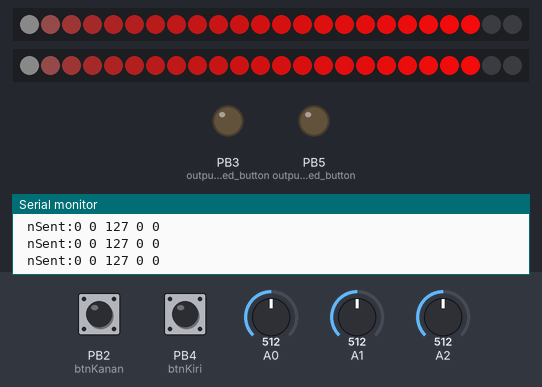
The sketch below on a simulated ATtiny85, built with avr-gcc and run on an emulated ATtiny85. On the bench: 2 × 24 RGB LEDs in strip order, left to right, output pins drawn as LEDs (lit = HIGH), the last lines printed to the serial monitor. The test bench sets the inputs (shaded band); at power-on: PB2 (btnKanan) LOW, A0 = 512, A1 = 512, PB4 (btnKiri) LOW, A2 = 512. No radio packets arrive unless stated.

Above: at 1.76 s.
1.8 s: PB2 (btnKanan) pulled HIGH for 0.15 s
At 1.99 s:
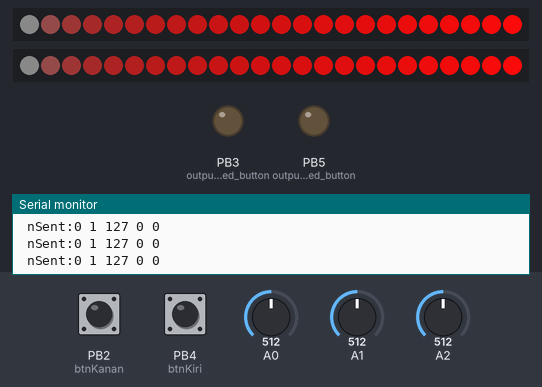
2.5 s: A0 set to 716
At 3.54 s:
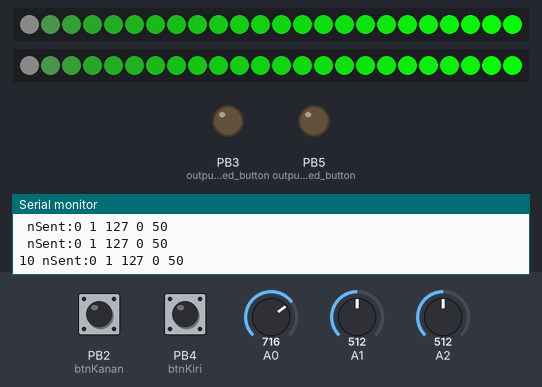
5.2 s: A1 set to 0
At 5.26 s:
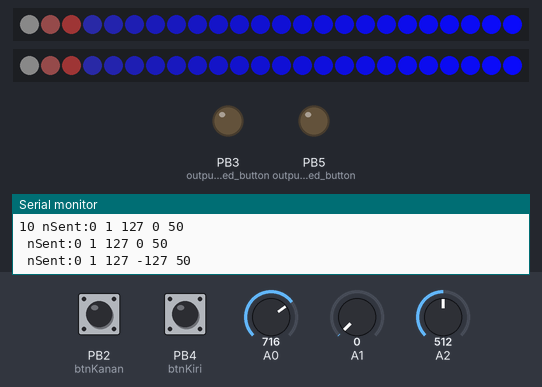
6.8 s: A0 set to 0
At 9.76 s:
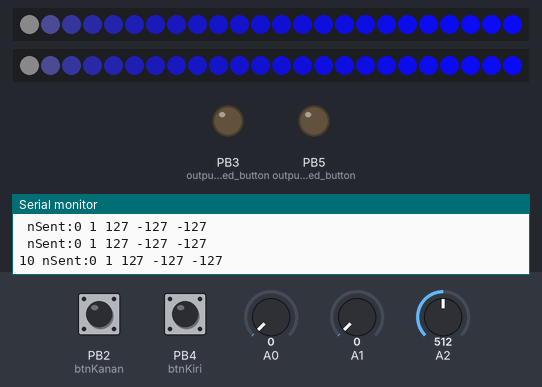

The sketch:

Testing_Transmitter_kamera_kecil.ino
```cpp
#include <Adafruit_NeoPixel.h>
#ifdef __AVR__
#include <avr/power.h>
#endif

#define Neo1        9
#define Neo2        10
// How many NeoPixels are attached to the Arduino?
#define NUMPIXELS 24

Adafruit_NeoPixel pixel1(NUMPIXELS, Neo1, NEO_GRB + NEO_KHZ800);
Adafruit_NeoPixel pixel2(NUMPIXELS, Neo2, NEO_GRB + NEO_KHZ800);

#define DELAYVAL 1 // Time (in milliseconds) to pause between pixels

int R = 10,G = 10,B = 10;
char RGB = 'R';
int i = 0;


#include <SPI.h>
#include "RF24.h"
RF24 myRadio (7, 8);

struct package {
  int msg[10] = {0};
};

byte addresses [] [6] = {"0"};

typedef struct package Package;
  Package data;

//input dari push button
#define btnKanan 2
#define btnKiri 4
int btnKananValue, btnKiriValue;

//ini variable untuk tau rising edge tombol kiri
int buttonStateRising1= 0;
int buttonRisingEdge1 = 0;
int lastButtonStateRising1 = 0;

//ini variable untuk tau rising edge tombol kanan
int buttonStateRising2= 0;
int buttonRisingEdge2 = 0;
int lastButtonStateRising2 = 0;

int buttonKiri(int button1) {
  //Here starts the code for detecting a rising edge on pin 11
   buttonStateRising1 = digitalRead(button1);
   if (buttonStateRising1 != lastButtonStateRising1) {
     if (buttonStateRising1 == HIGH) {
          buttonRisingEdge1 += 1;
          Serial.println("There was a rising edge on left button");
      }
   }
   else{
          //buttonRisingEdge = 0;
          //Serial.println("There was no rising edge on left button");
   }
   lastButtonStateRising1 = buttonStateRising1;

   if(buttonRisingEdge1%2 != 0) return 1;
   return 0;
}


//ini fungsi buat mengetahui kondisi low ke high button kanan
int buttonKanan(int button2) {
  //Here starts the code for detecting a rising edge on pin 11
   buttonStateRising2 = digitalRead(button2);
   if (buttonStateRising2 != lastButtonStateRising2) {
     if (buttonStateRising2 == HIGH) {
          buttonRisingEdge2 += 1;
          Serial.println("There was a rising edge on left button");
      }
   }
   else{
          //buttonRisingEdge = 0;
          //Serial.println("There was no rising edge on left button");
   }
   lastButtonStateRising2 = buttonStateRising2;

   if(buttonRisingEdge2%2 != 0) return 1;
   return 0;
}


void WriteData () {
  myRadio.stopListening (); // Stop Receiving and start transminitng
  myRadio.openWritingPipe (0xF0F0F0F0AA); // Sends data on this 40-bit address
  myRadio.write (& data, sizeof (data));
  Serial.print ("\ nSent:");
  Serial.print (data.msg[0]);
  Serial.print (" ");
  Serial.print (data.msg[1]);
  Serial.print (" ");
  Serial.print (data.msg[2]);
  Serial.print (" ");
  Serial.print (data.msg[3]);
  Serial.print (" ");
  Serial.println(data.msg[4]);

  //delay (300);
}

void setup() {
  // put your setup code here, to run once:

  #if defined(__AVR_ATtiny85__) && (F_CPU == 16000000)
  clock_prescale_set(clock_div_1);
  #endif
  pixel1.begin(); // INITIALIZE NeoPixel strip object (REQUIRED)
  pixel2.begin();

  pinMode(6, OUTPUT);
  analogWrite(6, 85);
  pinMode(3, OUTPUT); //output led button
  pinMode(5, OUTPUT); //output led button
  pinMode(9, OUTPUT);
  pinMode(10, OUTPUT);

  Serial.begin (9600);
  myRadio.begin ();
  myRadio.setChannel (115); // 115 band above WIFI signals
  myRadio.setPALevel (RF24_PA_MIN); // MIN power low rage
  myRadio.setDataRate (RF24_250KBPS); // Minimum speed
  delay (500);
  Serial.print ("Setup Initialized");

  pinMode(btnKanan, INPUT);
  pinMode(btnKiri, INPUT); //KENAPA KALO INI DIPAKE JADI GAJALAN!?

}

void loop() {
  // put your main code here, to run repeatedly:

//////////////////////buat neopixel///////////////////
    if(i<=NUMPIXELS) {
    pixel1.setPixelColor(i, pixel1.Color(R, G, B));
    pixel1.show();   // Send the updated pixel colors to the hardware.
    pixel2.setPixelColor(i, pixel2.Color(R, G, B));
    pixel2.show();   // Send the updated pixel colors to the hardware.
    delay(DELAYVAL); // Pause before next pass through loop
    if (RGB == 'R') {
      R += 10 ;
    }
    else if (RGB == 'G'){
      G += 10;
    }
    else if (RGB == 'B'){
      B += 10;
    }
    i++;
  }
  else {
    //pixel1.clear();
    //pixel2.clear();
    Serial.print(R);
    if (R == 260){
      RGB = 'G';
    }
    else if (G == 260){
      RGB = 'B';
    }
    else {
      RGB = 'R';
    }
    R = 10;
    G = 10;
    B = 10;
    i = 0;
  }
 /////////////////////////////////////////////////

///////////////////////buat input////////////////
  btnKananValue = buttonKanan(btnKanan);
  btnKiriValue = buttonKiri(btnKiri);

  if(btnKananValue == 1) analogWrite(3, HIGH);
  else analogWrite(3, LOW);
  if(btnKiriValue == 1) analogWrite(5, HIGH);
  else analogWrite(5, LOW);

  int Read_ADC = analogRead (A0); //sumbu x
  int Read_ADC2 = analogRead (A1); //sumbu y
  int Read_ADC3 = analogRead (A2); //potentio
  int motor_atas = map (Read_ADC, 0, 1023, -127, 127);
  int motor_bawah = map (Read_ADC2, 0, 1023, -127,127);
  int potValue = map(Read_ADC3, 0, 1023, 0, 255);
///////////////////////////////////////////////////////

////////////////////buat kirim input/////////////////
    //Data
  data.msg[0] = btnKiriValue;
  data.msg[1] = btnKananValue;
  data.msg[2] = potValue;
  data.msg[3] = motor_bawah;
  data.msg[4] = motor_atas;
  data.msg[5] = 0;
  data.msg[6] = 0;
  data.msg[7] = 0;
  data.msg[8] = 0;
  WriteData ();
  delay (50);
//////////////////////////////////////////////////
}
```
